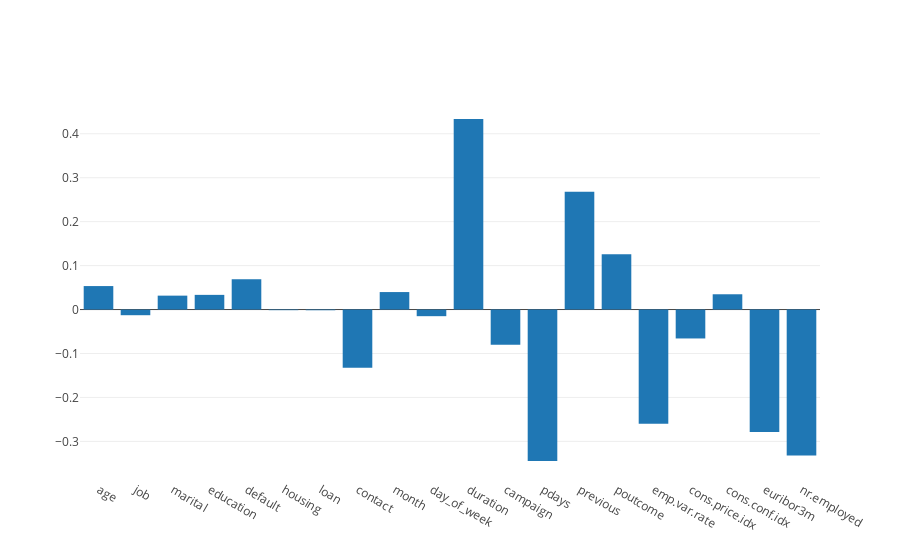

Write notebook code for a chart like this one.
### Markdown cell above
## 3.2. Фильтрация признаков

### 3.2.1. Проверка зависимости таргета от признака
Определим влияние признака на значение целевого параметра

### Code cell
features = list(train)
features.remove('y')
target = list(train['y'])

corr_values = {}
for feature in features:      
    corr_values[feature] = train['y'].astype('float64').corr(train[feature].astype('float64'))

data = [go.Bar(y=list(corr_values.values()), x=list(corr_values.keys()))]

iplot(data)

### Figure 1 — Plotly figure (JSON) as saved in the notebook; plotly's stock layout.template omitted (floating-point values rounded to 4 significant figures)
{"data": [{"type": "bar", "uid": "461843b1-805a-4875-b9d3-64da66ae57f5", "x": ["age", "job", "marital", "education", "default", "housing", "loan", "contact", "month", "day_of_week", "duration", "campaign", "pdays", "previous", "poutcome", "emp.var.rate", "cons.price.idx", "cons.conf.idx", "euribor3m", "nr.employed"], "y": [0.05343, -0.01288, 0.03166, 0.0334, 0.06898, -0.001405, -0.00155, -0.1325, 0.03981, -0.01508, 0.4336, -0.07993, -0.3446, 0.2681, 0.126, -0.2598, -0.06577, 0.03477, -0.2784, -0.3323]}], "layout": {}}
